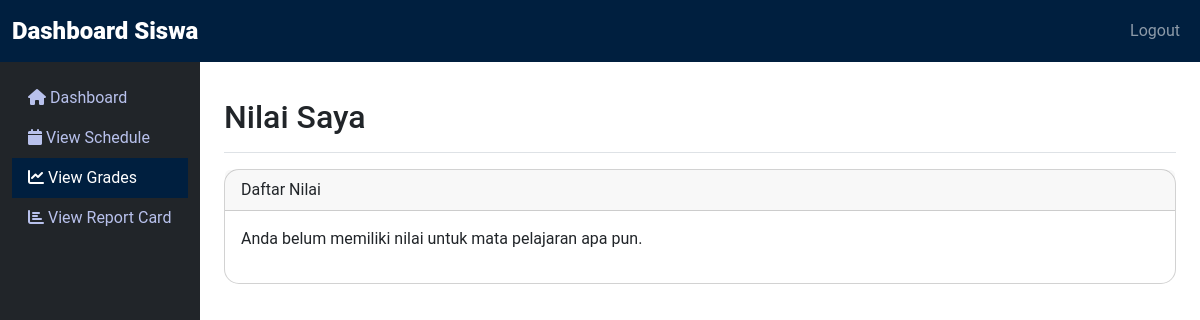
Page /siswa/view_grades.php (signed in) on the earlier database version.
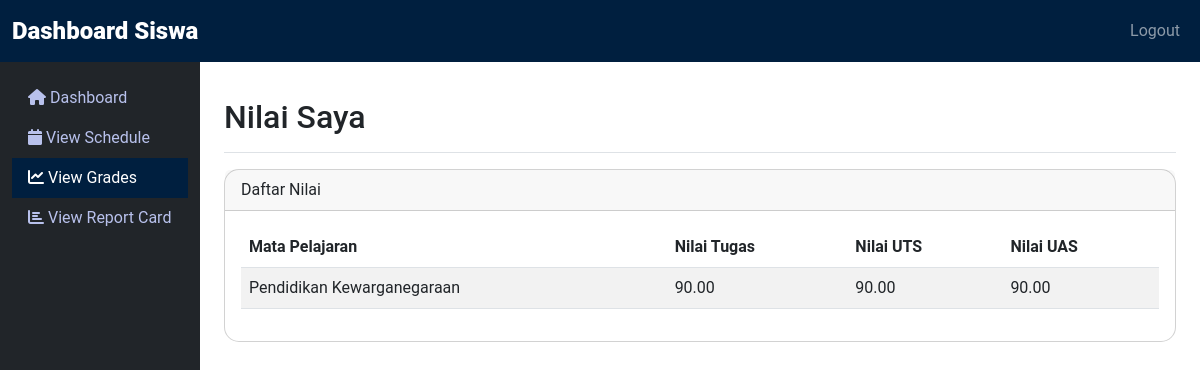
Same page on the later database version.
### tables this page shows
CREATE TABLE `nilai` (
  `id` int(11) NOT NULL,
  `id_siswa` int(11) DEFAULT NULL,
  `id_mata_pelajaran` int(11) DEFAULT NULL,
  `nilai_tugas` decimal(5,2) DEFAULT NULL,
  `nilai_uts` decimal(5,2) DEFAULT NULL,
  `nilai_uas` decimal(5,2) DEFAULT NULL,
  `tahun_ajaran` varchar(20) NOT NULL,
  `kelas` varchar(20) NOT NULL,
  `periode_id` int(11) DEFAULT NULL
);

CREATE TABLE `mata_pelajaran` (
  `id` int(11) NOT NULL,
  `nama` varchar(100) NOT NULL,
  `guru_pengajar` int(11) DEFAULT NULL,
  `periode_id` int(11) NOT NULL
);

### siswa/view_grades.php (the view, shortened to what this page needs)
<?php
include('../includes/db.php');
$user = $_SESSION['user'];
$student_id = $user['id'];
$stmt = $pdo->prepare("
    SELECT mp.nama AS mata_pelajaran,
           n.nilai_tugas,
           n.nilai_uts,
           n.nilai_uas
    FROM nilai n
    JOIN mata_pelajaran mp ON n.id_mata_pelajaran = mp.id
    WHERE n.id_siswa = ?
");
$stmt->execute([$student_id]);
$grades = $stmt->fetchAll(PDO::FETCH_ASSOC);
?>
<!DOCTYPE html>
<html lang="id">
<head>
    <link href="https://cdn.jsdelivr.net/npm/bootstrap@5.3.0-alpha1/dist/css/bootstrap.min.css" rel="stylesheet">
    <link href="https://cdnjs.cloudflare.com/ajax/libs/font-awesome/6.0.0-beta3/css/all.min.css" rel="stylesheet">
    <link rel="stylesheet" href="siswa_style.css">
</head>
<body>
    <nav class="navbar navbar-expand-lg navbar-dark bg-navy">
        <div class="container-fluid">
            <a class="navbar-brand" href="siswa_dashboard.php"><b>Dashboard Siswa</b></a>
            <div class="collapse navbar-collapse" id="navbarNav">
                <ul class="navbar-nav ms-auto">
                    <li class="nav-item">
                        <a class="nav-link" href="../index.php">Logout</a>
                    </li>
                </ul>
            </div>
        </div>
    </nav>
    <div class="container-fluid">
        <div class="row">
            <nav id="sidebarMenu" class="col-md-3 col-lg-2 d-md-block bg-dark sidebar collapse">
                <div class="position-sticky pt-3">
                    <ul class="nav flex-column">
                        <li class="nav-item">
                            <a class="nav-link" href="siswa_dashboard.php">
                                <i class="fas fa-home"></i> Dashboard
                            </a>
                        </li>
                        <li class="nav-item">
                            <a class="nav-link" href="view_schedule.php">
                                <i class="fas fa-calendar"></i> View Schedule
                            </a>
                        </li>
                        <li class="nav-item">
                            <a class="nav-link active" href="view_grades.php">
                                <i class="fas fa-chart-line"></i> View Grades
                            </a>
                        </li>
                        <li class="nav-item">
                            <a class="nav-link" href="view_reportcard.php">
                                <i class="fas fa-chart-bar"></i> View Report Card
                            </a>
                        </li>
                    </ul>
                </div>
            </nav>
            <main class="col-md-9 ms-sm-auto col-lg-10 px-md-4">
                <div class="d-flex justify-content-between flex-wrap flex-md-nowrap align-items-center pt-3 pb-2 mb-3 border-bottom">
                    <h1 class="h2">Nilai Saya</h1>
                </div>
                <div class="card">
                    <div class="card-header">
                        Daftar Nilai
                    </div>
                    <div class="card-body">
                        <?php if (!empty($grades)): ?>
                            <table class="table table-striped">
                                <thead>
                                    <tr>
                                        <th>Mata Pelajaran</th>
                                        <th>Nilai Tugas</th>
                                        <th>Nilai UTS</th>
                                        <th>Nilai UAS</th>
                                    </tr>
                                </thead>
                                <tbody>
                                    <?php foreach ($grades as $grade): ?>
                                        <tr>
                                            <td><?= htmlspecialchars($grade['mata_pelajaran']) ?></td>
                                            <td><?= htmlspecialchars($grade['nilai_tugas']) ?></td>
                                            <td><?= htmlspecialchars($grade['nilai_uts']) ?></td>
                                            <td><?= htmlspecialchars($grade['nilai_uas']) ?></td>
                                        </tr>
                                    <?php endforeach; ?>
                                </tbody>
                            </table>
                        <?php else: ?>
                            <p>Anda belum memiliki nilai untuk mata pelajaran apa pun.</p>
                        <?php endif; ?>
                    </div>
                </div>
            </main>
        </div>
    </div>
</body>
</html>

Differences in the rows shown:
added nilai: id_mata_pelajaran.nama "Pendidikan Kewarganegaraan", nilai_tugas "90.00", nilai_uts "90.00", nilai_uas "90.00"
Other differences:
text no longer shown: "Anda belum memiliki nilai untuk mata pelajaran apa pun."
text now shown: "Mata Pelajaran Nilai Tugas Nilai UTS Nilai UAS"
